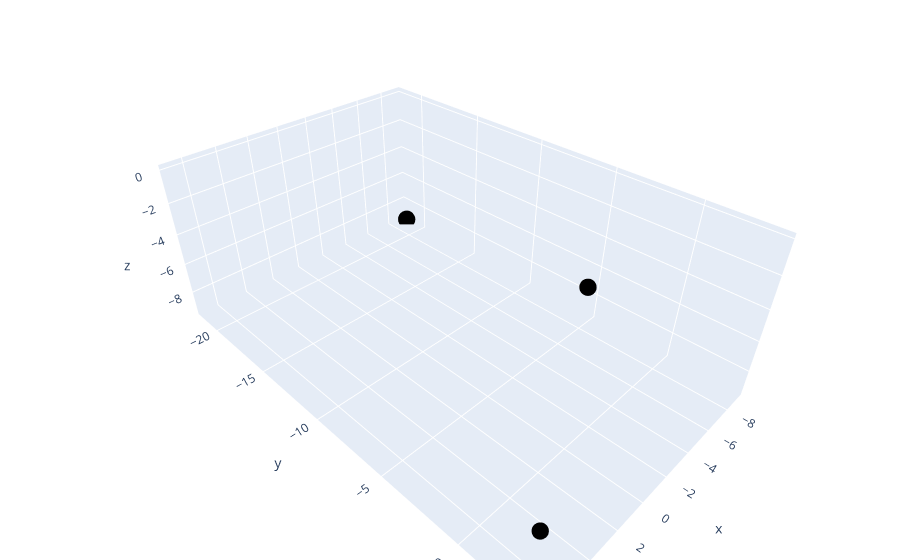

Notebook cell for this chart:
### Code cell
import plotly.graph_objects as go

v1 = np.array([3,5,1])
v2 = np.array([0,2,2])

# v1 = np.array([3.0,5.0,1.0])
# v2 = np.array([1.5,2.5,.5])


# vect_array = np.array(two_vects, dtype=np.float64)
xlim = [-4,4]
scalars = np.random.uniform(low=xlim[0],high=xlim[1],size=(100,2))

# create random points
points = np.zeros((100,3))
for i in range(len(scalar)):

    # define this point as a random weighted combination of the two vectors
    points[i,:] = v1*scalars[i,0] + v2*scalars[i,1]

# draw the dots in the plane
fig = go.Figure( data=[go.Scatter3d(
    x=points[:,0], y=points[:,1], z=points[:,2],
    mode='markers', marker=dict(size=6, color='black')
)])

fig.update_layout(margin=dict(l=0,r=0,b=0,t=0))
plt.savefig('Figure_03_07b.png',dpi=300)
fig.show()

### Figure 1 — Plotly figure (JSON) as saved in the notebook; plotly's stock layout.template omitted (floating-point values rounded to 4 significant figures)
{"data": [{"marker": {"color": "black", "size": 6}, "mode": "markers", "type": "scatter3d", "x": [6.813, -9.062, 0, 0, 0, 0, 0, 0, 0, 0, 0, 0, 0, 0, 0, 0, 0, 0, 0, 0, 0, 0, 0, 0, 0, 0, 0, 0, 0, 0, 0, 0, 0, 0, 0, 0, 0, 0, 0, 0, 0, 0, 0, 0, 0, 0, 0, 0, 0, 0, 0, 0, 0, 0, 0, 0, 0, 0, 0, 0, 0, 0, 0, 0, 0, 0, 0, 0, 0, 0, 0, 0, 0, 0, 0, 0, 0, 0, 0, 0, 0, 0, 0, 0, 0, 0, 0, 0, 0, 0, 0, 0, 0, 0, 0, 0, 0, 0, 0, 0], "y": [3.574, -21.45, 0, 0, 0, 0, 0, 0, 0, 0, 0, 0, 0, 0, 0, 0, 0, 0, 0, 0, 0, 0, 0, 0, 0, 0, 0, 0, 0, 0, 0, 0, 0, 0, 0, 0, 0, 0, 0, 0, 0, 0, 0, 0, 0, 0, 0, 0, 0, 0, 0, 0, 0, 0, 0, 0, 0, 0, 0, 0, 0, 0, 0, 0, 0, 0, 0, 0, 0, 0, 0, 0, 0, 0, 0, 0, 0, 0, 0, 0, 0, 0, 0, 0, 0, 0, 0, 0, 0, 0, 0, 0, 0, 0, 0, 0, 0, 0, 0, 0], "z": [-5.51, -9.367, 0, 0, 0, 0, 0, 0, 0, 0, 0, 0, 0, 0, 0, 0, 0, 0, 0, 0, 0, 0, 0, 0, 0, 0, 0, 0, 0, 0, 0, 0, 0, 0, 0, 0, 0, 0, 0, 0, 0, 0, 0, 0, 0, 0, 0, 0, 0, 0, 0, 0, 0, 0, 0, 0, 0, 0, 0, 0, 0, 0, 0, 0, 0, 0, 0, 0, 0, 0, 0, 0, 0, 0, 0, 0, 0, 0, 0, 0, 0, 0, 0, 0, 0, 0, 0, 0, 0, 0, 0, 0, 0, 0, 0, 0, 0, 0, 0, 0]}], "layout": {"autosize": true, "margin": {"b": 0, "l": 0, "r": 0, "t": 0}, "scene": {"aspectmode": "auto", "aspectratio": {"x": 1.024, "y": 1.615, "z": 0.6045}}}}
